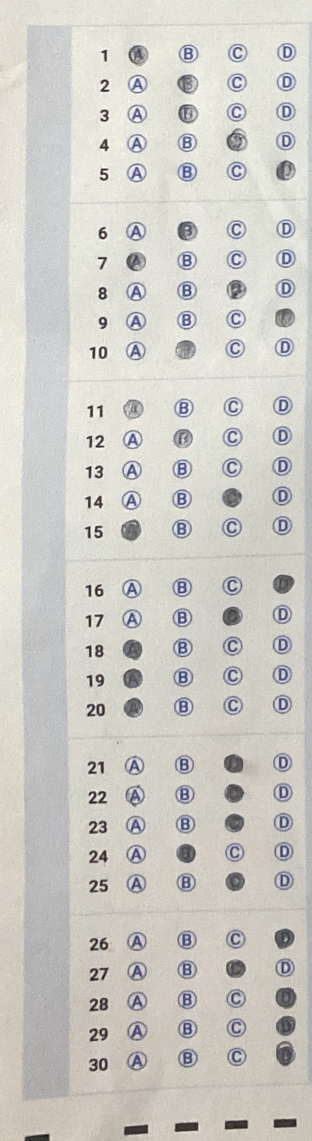
#> input picture request_debug/1623592863714/crop_img_1_30.jpeg, 624 x 2281 px (shown at 1/2 size)
$ python -i scan4.py   (imports and definitions only)
#> lines starting #> are read from the running program, lines starting #| are printed output that depends on the picture; after the words box and inside, x2 and y2 are one past the last pixel; in counts of white or black regions, pixels touching at a corner belong together
### scan_utils.py
from imutils import contours
import numpy as np
import imutils
import cv2
import os
import time
import traceback

dir_path = os.path.dirname(os.path.realpath(__file__))


def current_milli_time():
    return round(time.time() * 1000)

debug_mode = False
base_folder = dir_path + '/test_debug/' + str(current_milli_time())

def log_info(logger, msg):
    logger.info(msg)
    print(msg)

def log_error(logger, msg):
    logger.error(msg)
    print(msg)

def mkdir_base_folder():
    if debug_mode:
        base_folder = dir_path + '/test_debug/' + str(current_milli_time())
        os.mkdir(base_folder)


def convert_to_binary_img(input_img):
    image = cv2.cvtColor(input_img, cv2.COLOR_BGR2GRAY)
    se = cv2.getStructuringElement(cv2.MORPH_RECT, (8, 8))
    bg = cv2.morphologyEx(image, cv2.MORPH_DILATE, se)
    out_gray = cv2.divide(image, bg, scale=255)
    out_binary = cv2.threshold(out_gray, 0, 255, cv2.THRESH_OTSU)[1]
    return [out_binary, out_gray, bg]


# [53 lines left out: functions order_points, four_point_transform, not called in this run]


def distance(a, b):
    return ((((b[0] - a[0]) ** 2) + ((b[1] - a[1]) ** 2)))


# [76 lines left out: functions get_pts, get_bigest_frame, get_percent_non_zero, sub_list, not called in this run]


def get_percent_non_zero_with_size(img, img_size):
    non_zero_pixel = cv2.countNonZero(img)
    return ((non_zero_pixel * 100.0) / img_size)


# [12 lines of commented-out code are left out]


def debug_print(msg):
    if debug_mode:
        print(msg)


def export_img(name, export_img):
    if debug_mode:
        cv2.imwrite(base_folder + '/' + name, export_img)
    return export_img

def export_img_cnt(name, input_img, cnts, is_create_new_img):
    export_img = input_img
    if debug_mode:
        export_img = np.zeros(input_img.shape, dtype="int32") if is_create_new_img else input_img
        cv2.drawContours(export_img, cnts, -1, (0, 255, 0), 3)
        cv2.imwrite(base_folder + '/' + name, export_img)
    return export_img


# ok
# [18 lines left out: function removeBlue, not called in this run]

### scan4.py
import numpy as np
import imutils
from imutils import contours
import cv2
import os
import time
import traceback
import scan_utils as su

debug_mode = False

def scan_exam(path_img):
    su.mkdir_base_folder()
    input_img = cv2.imread(path_img)
#> input_img is the input picture: shape (2281, 624, 3); mean B, G, R 197.2, 202.9, 204.4
    block_cnts_cols, input_img = get_block_cnts_col(input_img)
    block_cnts_rows, input_img = get_block_cnts_row(input_img)
    block_cnts = block_cnts_cols + block_cnts_rows
    block_cnts = contours.sort_contours(block_cnts,
                                        method="top-to-bottom")[0]
    print("block found size = " + str(len(block_cnts)) + "!")

    #input_img = su.convert_to_binary_img(input_img)
    img_height, img_width = input_img.shape[0:2]
    max_weight=1807
    max_heigh=2555

    #get sbd
    crop_sbd_position = (int(951 / max_weight* img_width), int(254 / max_heigh * img_height), int(1430 / max_weight* img_width), int(821 / max_heigh * img_height))
    crop_sbd_img = input_img[crop_sbd_position[1]:crop_sbd_position[3], crop_sbd_position[0]:crop_sbd_position[2]]
    su.export_img('crop_sbd_img.png', crop_sbd_img)
    sbd = get_sbd(crop_sbd_img)
    print ("SBD: " + sbd)

    #get exam code
    crop_exam_code = (
        int(1418 / max_weight* img_width), int(254 / max_heigh * img_height), int(1726 / max_weight* img_width),
        int(821 / max_heigh * img_height))
    crop_img_exam_code = input_img[crop_exam_code[1]:crop_exam_code[3], crop_exam_code[0]:crop_exam_code[2]]
    su.export_img('crop_exam_code_img.png', crop_img_exam_code)
    exam_code = get_exam_code(crop_img_exam_code)
    print ("Exam Code: " + exam_code)

    offset_bottoms = [300, 500, 600, 650, 700, 750, 800]
    size_block = 0
    # [12 lines of commented-out code are left out]
    ans_block_names = ['', '1_30', '31_60', '61_90', '91_120']
    all_ans = []
    cache_percent = {'min': 0, 'max': 0}

    for col_index in range(1, 5):
        name_block = ans_block_names[col_index]
        ans_block_img = get_ans_block(input_img, block_cnts, col_index)
        su.export_img(name_block + '_ans_block_img.png', ans_block_img)

        ans, cnts_correct = get_ans(name_block, ans_block_img, col_index, cache_percent)
        su.export_img_cnt('000_' + name_block + '_final.png', ans_block_img, cnts_correct, False)
        all_ans.extend(ans)

    final_res = {
        'answers': all_ans,
        'student_code': sbd,
        'exam_code': exam_code
    }

    su.debug_print (str(final_res))
    return final_res


# [30 lines left out: functions find_min_area, binary_search_question_cnt, not called in this run]

def min_dist(x, y, map_xy):
    m = 99999999
    for a in map_xy:
        d = (a['x'] - x) * (a['x'] - x) + (a['y'] - y) * (a['y'] - y)
        if d < m:
            m = d

    return m

# [63 lines left out: functions min_dist_debug, find_question_cnt, assertSize, binary_search_block_cnt, not called in this run]


def binary_search_block_cnt_col(img_width, img_height, right_border_from, cnts):
    left = 300
    right = 5000
    mid = (left + right ) // 2
    expect_size = 42
    result_cnts = []
    while left < right and left != mid and mid != right:
        result_cnts = find_block_cnt_col(img_width, img_height, right_border_from, cnts, mid)
        size_cnts = len(result_cnts)

        #su.debug_print ("mid = " + str(mid) + ", size = " + str(size_cnts))
        if size_cnts == expect_size:
            su.debug_print ("mid = " + str(mid) + ", size = " + str(size_cnts))
            assertSize(result_cnts);
            return result_cnts

        if size_cnts < expect_size:
            right = mid
            mid = (left + right) // 2
        else:
            left = mid
            mid = (left + right) // 2

    return result_cnts

# [24 lines left out: function binary_search_block_cnt_row, not called in this run]

def find_block_cnt_col(img_width, img_height, right_border_from, cnts, min_area):
    block_cnts = []
    map_xy = []
    index = 0
    for cnt in cnts:
        (x, y, w, h) = cv2.boundingRect(cnt)
        ar = w / float(h)
        area = w * h #cv2.contourArea(cnt)
        mind = min_dist(x, y, map_xy)
        if (index == 0 or mind > 500) and area >= min_area and (x >= right_border_from) and ar > 1.3 and ar < 4 and (x + w) < (img_width) and (y + h) < (img_height):
            #print (str(area) + ", w=" + str(w) + ", h=" + str(h))
            block_cnts.append(cnt)
            #print ("mind: " + str(mind))
            map_xy.append({'x': x, 'y': y})
            index += 1

    return block_cnts

# [258 lines left out: functions find_block_cnt_row, find_block_cnt, find_mid_points, cal_mid_points, find_max_cnt_area, get_ans and 2 more, not called in this run]

def get_block_cnts_col(input_img):
    img_height, img_width = input_img.shape[0:2]
#> img_height = 2281; img_width = 624
    block_cnts_cols = []
    size_block = 0
    img_temp = input_img
    for i in range(0, 20):
        img_temp = input_img[0:img_height, 0:(img_width - i * 10)]
        block_cnts_cols = get_block_cnts_col_main(img_temp)
        size_block = len(block_cnts_cols)

        if size_block == 42:
            break
#> this loop made 20 passes
#> size_block on passes 1 to 12: 1, 1, 1, 1, 0, 0, 1, 1, 1, 1, 1, 1
#> pass 1, in convert_to_binary_img, `bg = cv2.morphologyEx(image, cv2.MORPH_DILATE, se)`:
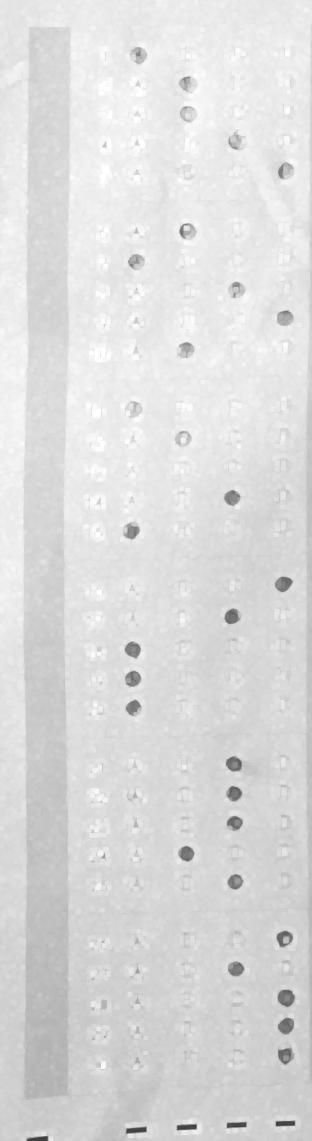
#> bg: shape (2281, 624) (shown at 1/2 size); min 55, max 255, mean 219.8
#> pass 1, in convert_to_binary_img, `out_gray = cv2.divide(image, bg, scale=255)`:
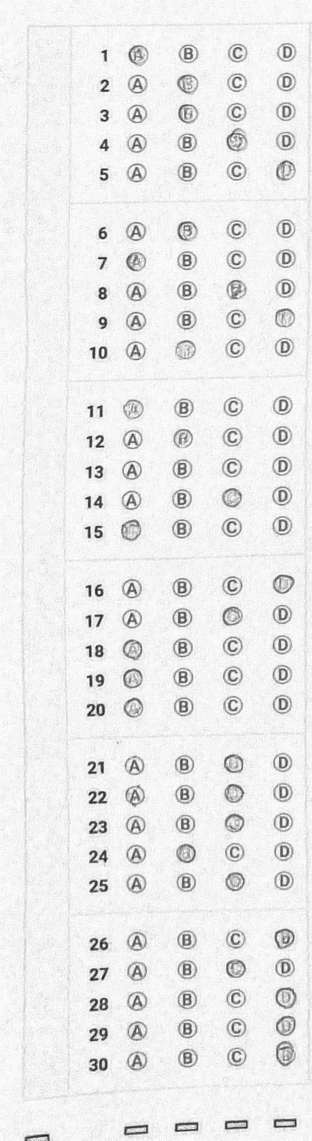
#> out_gray: shape (2281, 624) (shown at 1/2 size); min 10, max 255, mean 235
#> pass 1, in convert_to_binary_img, `out_binary = cv2.threshold(out_gray, 0, 255, cv2.THRESH_OTSU)[1]`:
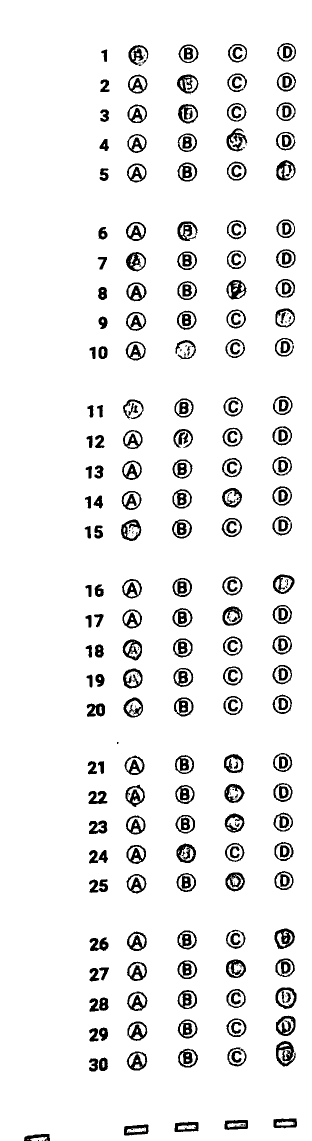
#> out_binary: shape (2281, 624) (shown at 1/2 size); 93% white; 313 black regions (82 under 20 px), largest, box (x1, y1, x2, y2) and area: (552, 2082, 592, 2133) 1056, (549, 1857, 590, 1898) 909, (552, 2031, 591, 2072) 840
#> after the loop:
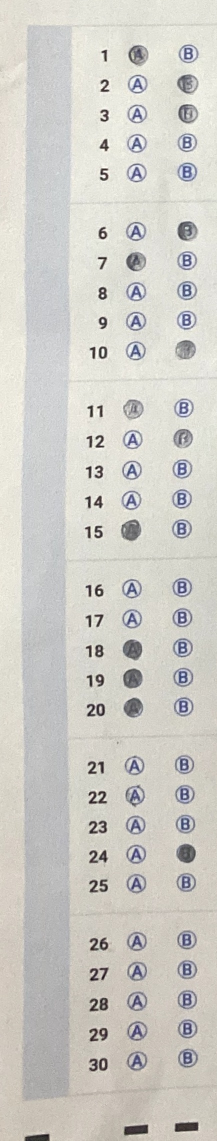
#> img_temp: shape (2281, 434, 3) (shown at 1/2 size); mean B, G, R 198.9, 204.8, 206.5

    if size_block != 42:
#> (the run stopped early here; a loop or call above may not have finished)

$ run again, on request_debug/1623592863714/crop_img_31_60.jpeg
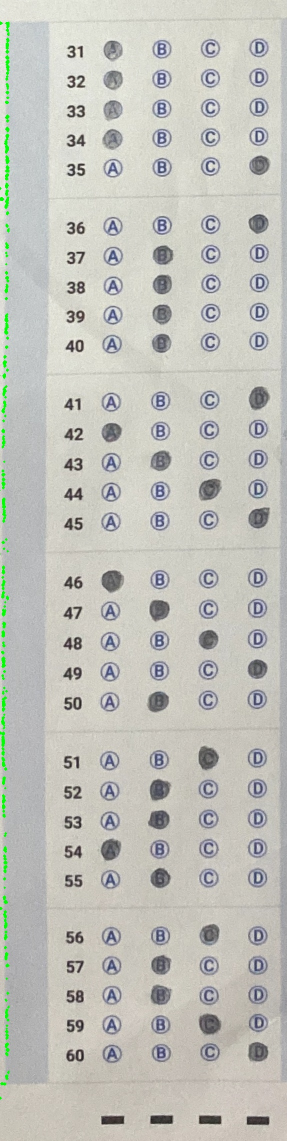
#> input picture request_debug/1623592863714/crop_img_31_60.jpeg, 574 x 2281 px (shown at 1/2 size)
#> in scan_exam, input_img is the input picture: shape (2281, 574, 3); mean B, G, R 186.9, 193.7, 193.2
#> the loop in get_block_cnts_col, `for i in range(0, 20):` made 20 passes
#> size_block on passes 1 to 8: 1, 1, 1, 1, 0, 0, 1, 1
#> pass 1, in convert_to_binary_img, `out_binary = cv2.threshold(out_gray, 0, 255, cv2.THRESH_OTSU)[1]`:
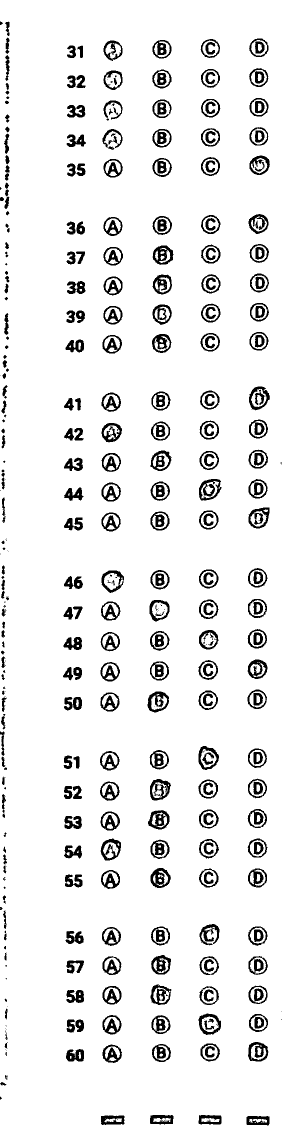
#> out_binary: shape (2281, 574) (shown at 1/2 size); 91.6% white; 403 black regions (89 under 20 px), largest, box (x1, y1, x2, y2) and area: (398, 958, 444, 1001) 953, (296, 1620, 339, 1659) 926, (300, 1558, 342, 1601) 911
#> after the loop in get_block_cnts_col, `for i in range(0, 20):`:
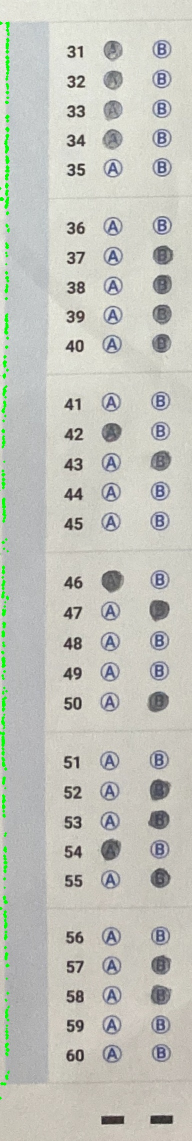
#> img_temp: shape (2281, 384, 3) (shown at 1/2 size); mean B, G, R 187.9, 195.6, 194.3

$ run again, on request_debug/1623592863714/crop_img_91_120.jpeg
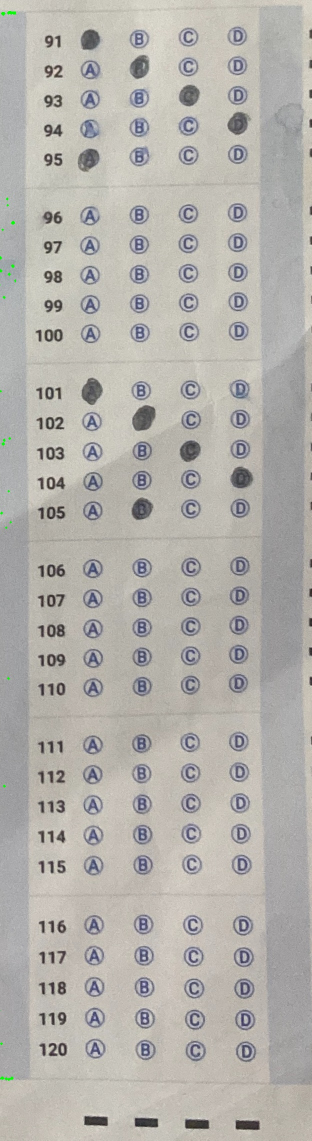
#> input picture request_debug/1623592863714/crop_img_91_120.jpeg, 624 x 2281 px (shown at 1/2 size)
#> in scan_exam, input_img is the input picture: shape (2281, 624, 3); mean B, G, R 172.1, 177.1, 179.7
#> the loop in get_block_cnts_col, `for i in range(0, 20):` made 20 passes
#> size_block on passes 1 to 8: 0, 0, 0, 0, 1, 2, 2, 2
#> pass 1, in convert_to_binary_img, `out_binary = cv2.threshold(out_gray, 0, 255, cv2.THRESH_OTSU)[1]`:
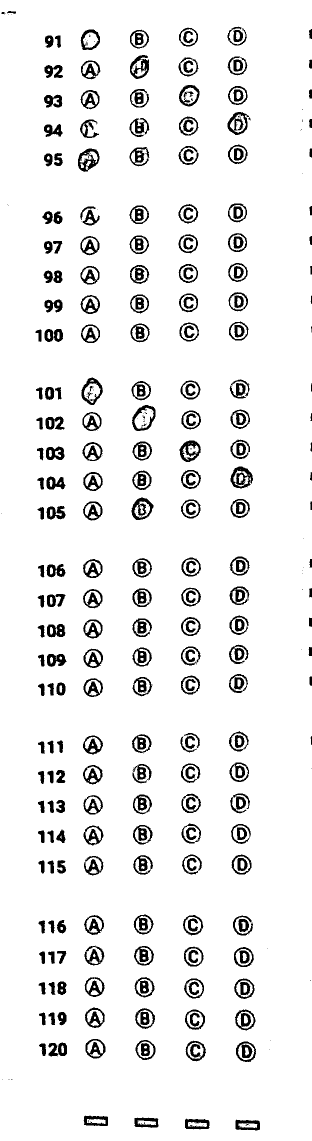
#> out_binary: shape (2281, 624) (shown at 1/2 size); 92.4% white; 359 black regions (85 under 20 px), largest, box (x1, y1, x2, y2) and area: (461, 933, 506, 977) 1021, (156, 297, 199, 344) 942, (263, 995, 307, 1040) 935
#> after the loop in get_block_cnts_col, `for i in range(0, 20):`:
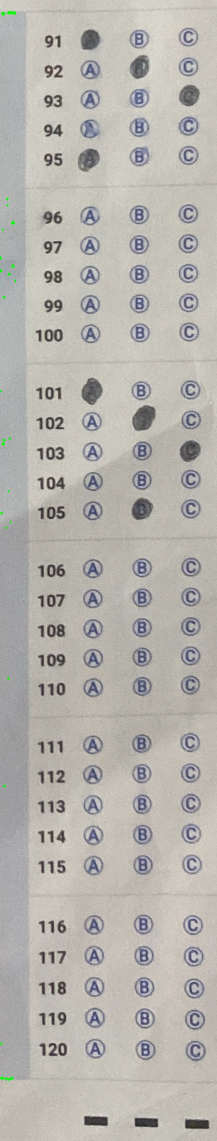
#> img_temp: shape (2281, 434, 3) (shown at 1/2 size); mean B, G, R 173.5, 179.2, 181.9
